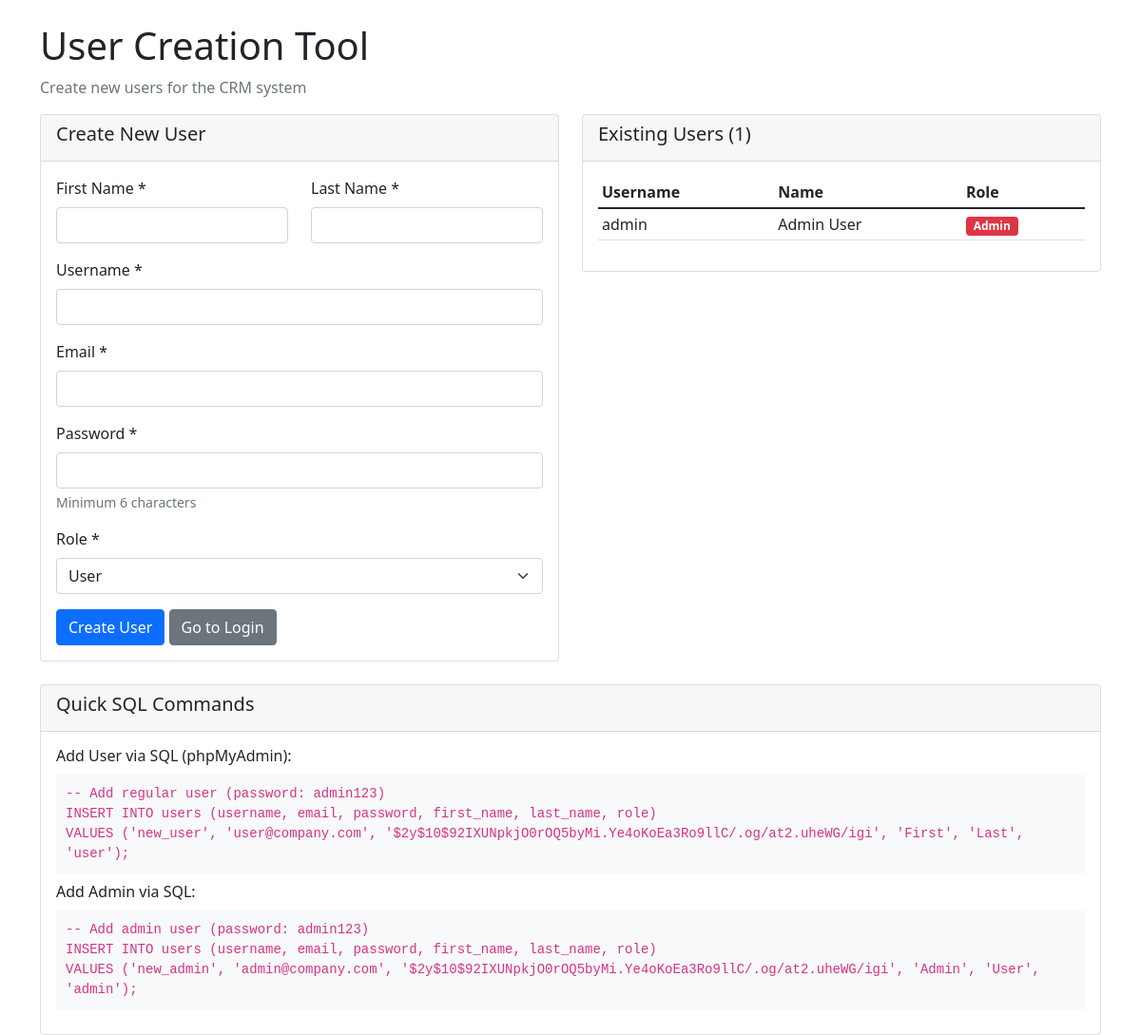
The app's page /create_user.php with its own data.
### tables this page shows
CREATE TABLE users (
    id INT AUTO_INCREMENT PRIMARY KEY,
    username VARCHAR(50) UNIQUE NOT NULL,
    email VARCHAR(100) UNIQUE NOT NULL,
    password VARCHAR(255) NOT NULL,
    first_name VARCHAR(50) NOT NULL,
    last_name VARCHAR(50) NOT NULL,
    role ENUM('admin', 'user') DEFAULT 'user',
    created_at TIMESTAMP DEFAULT CURRENT_TIMESTAMP,
    updated_at TIMESTAMP DEFAULT CURRENT_TIMESTAMP ON UPDATE CURRENT_TIMESTAMP
);

### create_user.php (the view, shortened to what this page needs)
<?php
$database = new Database();
$db = $database->getConnection();
$query = "SELECT id, username, email, first_name, last_name, role, created_at FROM users ORDER BY created_at DESC";
$stmt = $db->prepare($query);
$stmt->execute();
$users = $stmt->fetchAll(PDO::FETCH_ASSOC);
?>
<!DOCTYPE html>
<html lang="en">
<head>
    <link href="https://cdn.jsdelivr.net/npm/bootstrap@5.1.3/dist/css/bootstrap.min.css" rel="stylesheet">
</head>
<body>
    <div class="container mt-4">
        <h1>User Creation Tool</h1>
        <p class="text-muted">Create new users for the CRM system</p>
        <div class="row">
            <div class="col-md-6">
                <div class="card">
                    <div class="card-header">
                        <h5>Create New User</h5>
                    </div>
                    <div class="card-body">
                        <form method="POST">
                            <div class="row">
                                <div class="col-md-6 mb-3">
                                    <label for="first_name" class="form-label">First Name *</label>
                                    <input type="text" class="form-control" name="first_name" required>
                                </div>
                                <div class="col-md-6 mb-3">
                                    <label for="last_name" class="form-label">Last Name *</label>
                                    <input type="text" class="form-control" name="last_name" required>
                                </div>
                            </div>
                            <div class="mb-3">
                                <label for="username" class="form-label">Username *</label>
                                <input type="text" class="form-control" name="username" required>
                            </div>
                            <div class="mb-3">
                                <label for="email" class="form-label">Email *</label>
                                <input type="email" class="form-control" name="email" required>
                            </div>
                            <div class="mb-3">
                                <label for="password" class="form-label">Password *</label>
                                <input type="password" class="form-control" name="password" required minlength="6">
                                <div class="form-text">Minimum 6 characters</div>
                            </div>
                            <div class="mb-3">
                                <label for="role" class="form-label">Role *</label>
                                <select class="form-select" name="role" required>
                                    <option value="user">User</option>
                                </select>
                            </div>
                            <button type="submit" class="btn btn-primary">Create User</button>
                            <a href="login.php" class="btn btn-secondary">Go to Login</a>
                        </form>
                    </div>
                </div>
            </div>
            <div class="col-md-6">
                <div class="card">
                    <div class="card-header">
                        <h5>Existing Users (<?php echo count($users); ?>)</h5>
                    </div>
                    <div class="card-body">
                        <?php if (count($users) > 0): ?>
                            <div class="table-responsive">
                                <table class="table table-sm">
                                    <thead>
                                        <tr>
                                            <th>Username</th>
                                            <th>Name</th>
                                            <th>Role</th>
                                        </tr>
                                    </thead>
                                    <tbody>
                                        <?php foreach ($users as $user): ?>
                                            <tr>
                                                <td><?php echo htmlspecialchars($user['username']); ?></td>
                                                <td><?php echo htmlspecialchars($user['first_name'] . ' ' . $user['last_name']); ?></td>
                                                <td>
                                                    <span class="badge <?php echo $user['role'] == 'admin' ? 'bg-danger' : 'bg-primary'; ?>">
                                                        <?php echo ucfirst($user['role']); ?>
                                                    </span>
                                                </td>
                                            </tr>
                                        <?php endforeach; ?>
                                    </tbody>
                                </table>
                            </div>
                        <?php else: ?>
                            <p class="text-muted">No users found.</p>
                        <?php endif; ?>
                    </div>
                </div>
            </div>
        </div>
        <div class="row mt-4">
            <div class="col-12">
                <div class="card">
                    <div class="card-header">
                        <h5>Quick SQL Commands</h5>
                    </div>
                    <div class="card-body">
                        <h6>Add User via SQL (phpMyAdmin):</h6>
                        <code style="display: block; background: #f8f9fa; padding: 10px; margin: 10px 0;">
-- Add regular user (password: admin123)<br>
INSERT INTO users (username, email, password, first_name, last_name, role) <br>
VALUES ('new_user', 'user@company.com', '$2y$10$92IXUNpkjO0rOQ5byMi.Ye4oKoEa3Ro9llC/.og/at2.uheWG/igi', 'First', 'Last', 'user');
                        </code>
                        <h6>Add Admin via SQL:</h6>
                        <code style="display: block; background: #f8f9fa; padding: 10px; margin: 10px 0;">
-- Add admin user (password: admin123)<br>
INSERT INTO users (username, email, password, first_name, last_name, role) <br>
VALUES ('new_admin', 'admin@company.com', '$2y$10$92IXUNpkjO0rOQ5byMi.Ye4oKoEa3Ro9llC/.og/at2.uheWG/igi', 'Admin', 'User', 'admin');
                        </code>
                    </div>
                </div>
            </div>
        </div>
    </div>
</body>
</html>

### records on screen
users: username "admin", first_name+last_name "Admin User", role "Admin"

### other values on screen
count($users) "1"
